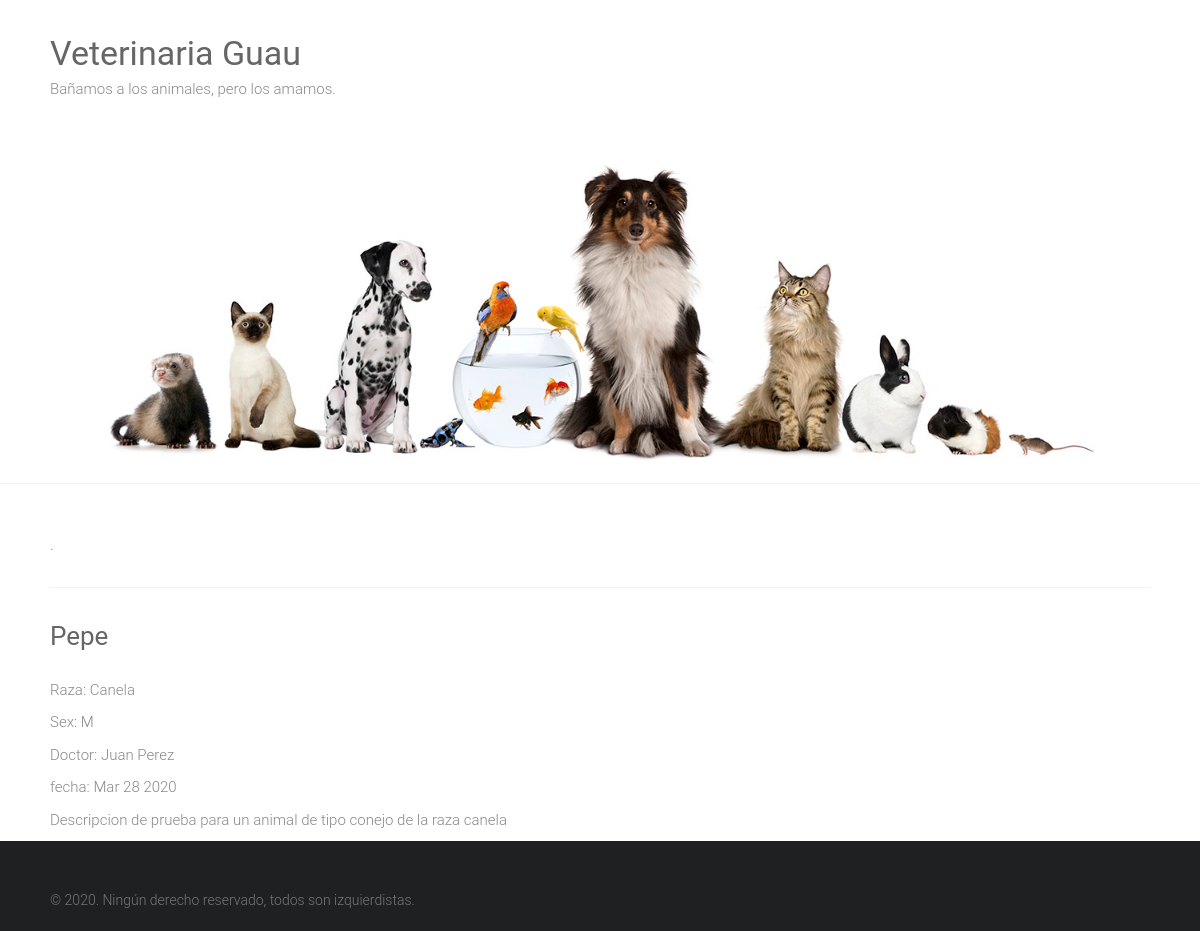
The app's page /mascotas/1/ with its own data.
### mascotas/models.py (models this page shows)
class Mascota(models.Model):   # => Emula una Tabla de BD
    SEXO_OPCIONES = [('M','Macho'),('H','Hembra')]
    nombre=models.CharField(max_length=100) #=> Emulan las columnas de una tabla
    doctor=models.CharField(max_length=100)
    especie=models.CharField(max_length=30)
    raza=models.CharField(max_length=30, blank=True)
    descripcion=models.TextField()
    sexo=models.CharField(max_length=1, choices=SEXO_OPCIONES, blank=True)
    fecha=models.DateTimeField()
    edad=models.IntegerField(null=True)
    vacunas = models.ManyToManyField('Vacuna', blank=True)

### mascotas/views.py (the view)
# urls.py: path('mascotas/<int:mascota_id>/', views.detalle_mascota, name='detalle_mascota')
def detalle_mascota(request, mascota_id):
    try:
        pet = Mascota.objects.get(id=mascota_id)
    except Mascota.DoesNotExist:
        raise Http404('Error desde proyectosbeta')
    return render(request, 'detalle_mascota.html',{
        'mascota':pet,
    })

### mascotas/templates/detalle_mascota.html (shortened to what this page needs)
{% extends "base.html" %}
{% block content %}
<div>
    <h3>{{ mascota.nombre|capfirst }}</h3>
    {% if mascota.raza %}
        <p>Raza: {{ mascota.raza }}</p>
    {% endif %}
    {% if mascota.sexo %}
        <p>Sex: {{ mascota.sexo }}</p>
    {% endif %}
    <p>Doctor: {{ mascota.doctor }}</p>
    <p>fecha: {{ mascota.fecha|date:"M d Y" }}</p>
    <p>{{ mascota.descripcion }}</p>
</div>
{% endblock %}

### static/style.css (style rules this page uses)
html, body, div, span, applet, object, iframe, h1, h2, h3, h4, h5, h6, p, blockquote, pre, a, abbr, acronym, address, big, cite, code, del, dfn, em, font, ins, kbd, q, s, samp, small, strike, strong, sub, sup, tt, var, dl, dt, dd, ol, ul, li, fieldset, form, label, legend, table, caption, tbody, tfoot, thead, tr, th, td { border: 0; font: inherit; font-size: 100%; font-style: inherit; font-weight: inherit; margin: 0; outline: 0; padding: 0; vertical-align: baseline; }
html { overflow-y: scroll; -webkit-text-size-adjust: 100%; -ms-text-size-adjust: 100%; }
h1, h2, h3, h4, h5, h6 { color: #666666; line-height: 1.4; padding-bottom: 15px; font-weight: normal; }
h3 { font-size: 26px; }
body, button, input, select, textarea { color: #888888; font-size: 15px; line-height: 1.5; font-family: 'Roboto', sans-serif; font-weight: 300; }
p { color: #888888; font-size: 15px; line-height: 1.5; margin-bottom: 15px; font-weight: 300; }
body { background: #f2f2f2; }
body { padding-top: 30px; padding-bottom: 30px; }
body.wide { padding-top: 0; padding-bottom: 0; }
.single-page p { margin-bottom: 10px; }

### records on screen
Mascota: nombre "Pepe", raza "Canela", sexo "M", doctor "Juan Perez", fecha "Mar 28 2020", descripcion "Descripcion de prueba para un animal de tipo conejo de la raza canela"
